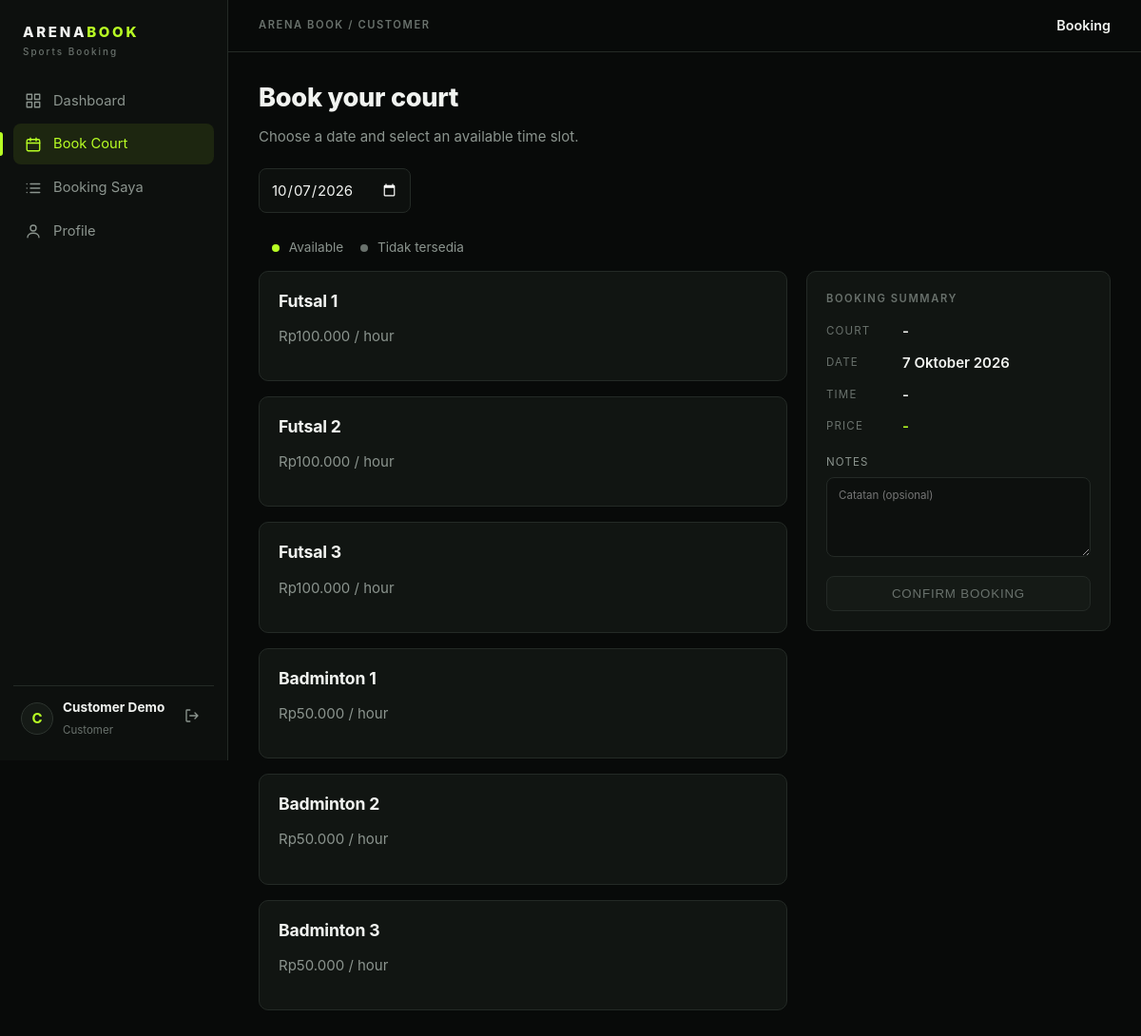
The page /customer/booking.php (signed in) on the database its author committed.
### tables this page shows
CREATE TABLE fields(id INT AUTO_INCREMENT PRIMARY KEY,name VARCHAR(100) NOT NULL,type ENUM('Futsal','Badminton') NOT NULL,description TEXT,price_per_hour INT NOT NULL,facilities VARCHAR(255),status ENUM('active','inactive') NOT NULL DEFAULT 'active',created_at TIMESTAMP DEFAULT CURRENT_TIMESTAMP,updated_at TIMESTAMP DEFAULT CURRENT_TIMESTAMP ON UPDATE CURRENT_TIMESTAMP);

### customer/booking.php (the view, shortened to what this page needs)
<?php
require_once __DIR__ . '/../config/auth.php';
$pdo = db(); $today = date('Y-m-d');
$date = $_GET['date'] ?? $today;
$type = in_array($_GET['type'] ?? '', ['Futsal', 'Badminton'], true) ? $_GET['type'] : '';
try {
    $fq = $pdo->prepare("SELECT * FROM fields WHERE status='active'" . ($type ? ' AND type = ?' : '') . ' ORDER BY type,name');
    $fq->execute($type ? [$type] : []); $fields = $fq->fetchAll();
    $q = $pdo->prepare('SELECT * FROM schedules WHERE field_id = ? AND schedule_date = ? ORDER BY start_time');
} catch (PDOException $x) { error_log($x->getMessage()); exit('Terjadi kesalahan. Silakan coba lagi.'); }
$now = date('H:i:s');
?>
<h1>Book your court</h1><p class="sub">Choose a date and select an available time slot.</p>
<form method="get" class="inline"><input type="hidden" name="type" value="<?= e($type) ?>"><input type="date" name="date" min="<?= e($today) ?>" value="<?= e($date) ?>" onchange="this.form.submit()"></form>
<p class="legend"><i class="dot ok"></i> Available <i class="dot no"></i> Tidak tersedia</p>
<form method="post" id="bookForm"><?= csrf_field() ?><div class="book-grid"><div>
<?php foreach ($fields as $f): $q->execute([$f['id'], $date]); ?>
<section class="card"><h3><?= e($f['name']) ?></h3><p class="muted"><?= formatRupiah($f['price_per_hour']) ?> / hour</p>
<div class="slots">
<?php foreach ($q->fetchAll() as $s):
    $past = $date === $today && $s['start_time'] <= $now;
    $can = $s['status'] === 'available' && !$past; ?>
<label class="slot <?= $can ? '' : 'off' ?>"><input type="radio" name="schedule_id" value="<?= (int)$s['id'] ?>" <?= $can ? '' : 'disabled' ?>
 data-field="<?= e($f['name']) ?>" data-time="<?= e(substr($s['start_time'], 0, 5) . ' - ' . substr($s['end_time'], 0, 5)) ?>" data-price="<?= e(formatRupiah($f['price_per_hour'])) ?>">
<span><?= e(substr($s['start_time'], 0, 5)) ?></span></label>
<?php endforeach; ?></div></section>
<?php endforeach; ?>
</div><aside class="card summary"><span class="eyebrow">Booking summary</span>
<dl class="sum"><dt>Court</dt><dd id="sField">-</dd><dt>Date</dt><dd><?= e(formatTanggalIndonesia($date)) ?></dd><dt>Time</dt><dd id="sTime">-</dd><dt>Price</dt><dd id="sPrice" class="acc">-</dd></dl>
<label>Notes<textarea name="notes" maxlength="500" placeholder="Catatan (opsional)"></textarea></label>
<button class="btn" id="bookBtn" disabled>CONFIRM BOOKING</button></aside></div></form>

### assets/css/style.css (style rules this page uses)
:root { --bg:#080a09;--s1:#0d100e;--s2:#111512;--s3:#151a16;--bd:#242a26;--bd2:#2d342f;--tx:#f1f3f0;--mu:#8b948e;--mu2:#69716c;--ac:#b8ff24;--acs:rgba(184,255,36,.09);--red:#e5534b;--amb:#d9a441;--r:10px }
* { box-sizing:border-box }
html { -webkit-text-size-adjust:100% }
body { margin:0;background:var(--bg);color:var(--tx);font:15px/1.55 Inter,Manrope,system-ui,-apple-system,"Segoe UI",sans-serif }
h1,h2,h3 { margin:0;line-height:1.2;letter-spacing:-.01em }
h1 { font-size:1.7rem;font-weight:800 }
h3 { font-size:1.1rem }
.muted { color:var(--mu) }
.acc { color:var(--ac) }
.eyebrow { display:block;font-size:.7rem;letter-spacing:.14em;text-transform:uppercase;color:var(--mu2);font-weight:600 }
.sub { color:var(--mu);margin:8px 0 22px;max-width:520px }
.card { background:var(--s2);border:1px solid var(--bd);border-radius:var(--r);padding:20px;margin-bottom:16px;transition:border-color .2s,transform .2s }
.content>h1 { margin-bottom:6px }
.content>h1+p,.content>h1+form { margin-top:12px }
.btn { display:inline-flex;align-items:center;gap:8px;background:var(--ac);color:#0a0d05;border:1px solid var(--ac);border-radius:8px;padding:10px 18px;font:700 .8rem/1 inherit;letter-spacing:.06em;cursor:pointer;transition:.18s }
.btn:disabled { background:var(--s3);border-color:var(--bd);color:var(--mu2);cursor:not-allowed;filter:none }
label { display:block;margin-bottom:14px;color:var(--mu);font-size:.72rem;letter-spacing:.1em;text-transform:uppercase }
input,select,textarea { width:100%;margin-top:6px;padding:10px 12px;background:var(--s1);color:var(--tx);border:1px solid var(--bd);border-radius:8px;font:inherit;letter-spacing:0;text-transform:none;transition:.18s;color-scheme:dark }
textarea { min-height:84px;resize:vertical }
.inline { display:inline-block;margin:0 6px 12px 0 }
.inline input,.inline select { width:auto;margin:0 }
.book-grid { display:grid;grid-template-columns:1fr 320px;gap:20px;align-items:start }
.summary { position:sticky;top:76px }
.legend { color:var(--mu);font-size:.85rem }
.dot { display:inline-block;width:8px;height:8px;border-radius:50%;margin:0 6px 0 14px }
.dot.ok { background:var(--ac) }
.dot.no { background:var(--mu2) }
.sum { display:grid;grid-template-columns:70px 1fr;gap:10px;margin:14px 0 18px }
.sum dt { color:var(--mu2);font-size:.72rem;letter-spacing:.1em;text-transform:uppercase }
.sum dd { margin:0;font-weight:600 }
.summary .btn { width:100%;justify-content:center }
dl { display:grid;grid-template-columns:120px 1fr;gap:10px 16px }
dt { color:var(--mu2);font-size:.72rem;letter-spacing:.1em;text-transform:uppercase;padding-top:3px }
dd { margin:0 }

### rows shown on the page
fields: name "Futsal 1", price_per_hour "Rp100.000"
fields: name "Futsal 2", price_per_hour "Rp100.000"
fields: name "Futsal 3", price_per_hour "Rp100.000"
fields: name "Badminton 1", price_per_hour "Rp50.000"
fields: name "Badminton 2", price_per_hour "Rp50.000"
fields: name "Badminton 3", price_per_hour "Rp50.000"

### other values the page prints
$m[2] "Dashboard"
$m[2] "Book Court"
$m[2] "Booking Saya"
$m[2] "Profile"
mb_substr($u['name'], 0, 1) "C"
$u['name'] "Customer Demo"
$title "Booking"
formatTanggalIndonesia($date) "7 Oktober 2026"
